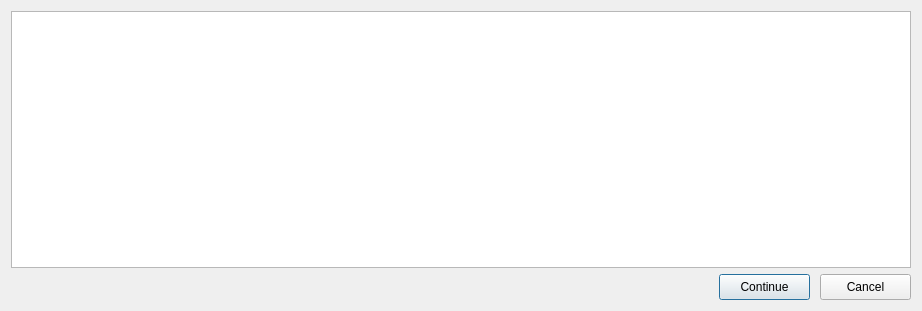
<?xml version="1.0" encoding="UTF-8"?>
<ui version="4.0">
 <class>StudyVariableMapping</class>
 <widget class="QDialog" name="StudyVariableMapping">
  <property name="geometry">
   <rect>
    <x>0</x>
    <y>0</y>
    <width>922</width>
    <height>311</height>
   </rect>
  </property>
  <property name="minimumSize">
   <size>
    <width>500</width>
    <height>300</height>
   </size>
  </property>
  <property name="windowTitle">
   <string>Dialog</string>
  </property>
  <layout class="QVBoxLayout" name="verticalLayout">
   <item>
    <widget class="QTableWidget" name="tableWidget"/>
   </item>
   <item>
    <widget class="QFrame" name="innerFrame">
     <property name="minimumSize">
      <size>
       <width>0</width>
       <height>26</height>
      </size>
     </property>
     <property name="frameShape">
      <enum>QFrame::NoFrame</enum>
     </property>
     <property name="frameShadow">
      <enum>QFrame::Plain</enum>
     </property>
     <property name="lineWidth">
      <number>0</number>
     </property>
     <layout class="QHBoxLayout" name="horizontalLayout">
      <property name="spacing">
       <number>10</number>
      </property>
      <property name="leftMargin">
       <number>0</number>
      </property>
      <property name="topMargin">
       <number>0</number>
      </property>
      <property name="rightMargin">
       <number>0</number>
      </property>
      <property name="bottomMargin">
       <number>0</number>
      </property>
      <item>
       <widget class="QFrame" name="frame">
        <property name="frameShape">
         <enum>QFrame::NoFrame</enum>
        </property>
        <property name="frameShadow">
         <enum>QFrame::Plain</enum>
        </property>
        <property name="lineWidth">
         <number>0</number>
        </property>
       </widget>
      </item>
      <item>
       <widget class="QPushButton" name="continueButton">
        <property name="minimumSize">
         <size>
          <width>91</width>
          <height>26</height>
         </size>
        </property>
        <property name="maximumSize">
         <size>
          <width>91</width>
          <height>16777215</height>
         </size>
        </property>
        <property name="text">
         <string>Continue</string>
        </property>
       </widget>
      </item>
      <item>
       <widget class="QPushButton" name="cancelButton">
        <property name="minimumSize">
         <size>
          <width>91</width>
          <height>26</height>
         </size>
        </property>
        <property name="maximumSize">
         <size>
          <width>91</width>
          <height>16777215</height>
         </size>
        </property>
        <property name="text">
         <string>Cancel</string>
        </property>
       </widget>
      </item>
     </layout>
    </widget>
   </item>
  </layout>
 </widget>
 <resources/>
 <connections/>
</ui>
